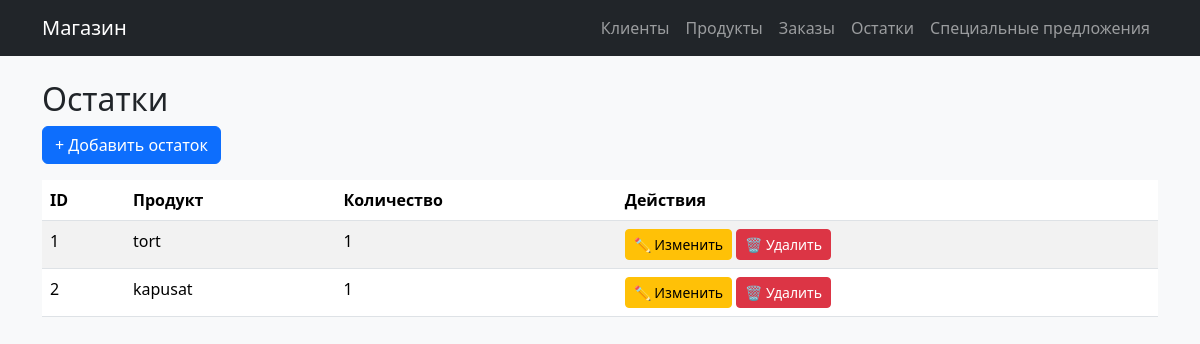
/stocks/, run on an earlier commit of the app's database.
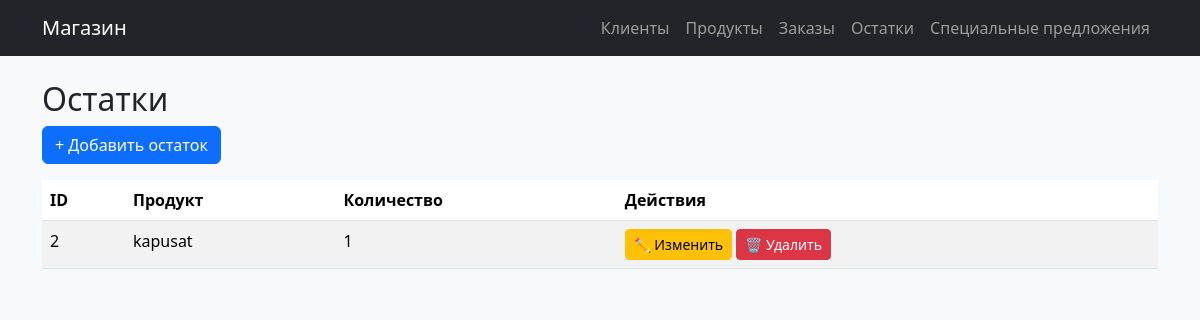
And on a later commit of the database.
### main/models.py (models this page shows, shortened)
class Stock(models.Model):
    product = models.OneToOneField(Product, on_delete=models.CASCADE, verbose_name="Продукт")
    quantity = models.PositiveIntegerField(default=0, verbose_name="Остаток на складе")

class Product(models.Model):
    name = models.CharField(max_length=100, verbose_name="Название продукта")
    description = models.TextField(blank=True, verbose_name="Описание")
    price = models.DecimalField(max_digits=10, decimal_places=2, verbose_name="Цена")

### main/views.py (the view)
# urls.py: path('stocks/', views.stocks_list, name='stocks'),
def stocks_list(request):
    stocks = Stock.objects.all()
    return render(request, "stocks.html", {"stocks": stocks})

### main/templates/stocks.html (shortened to what this page needs)
{% extends "base.html" %}
{% block content %}
<h2>Остатки</h2>
<a href="{% url 'stock_add' %}" class="btn btn-primary mb-3">+ Добавить остаток</a>
<table class="table table-striped table-hover">
  <thead>
    <tr>
      <th>ID</th>
      <th>Продукт</th>
      <th>Количество</th>
      <th>Действия</th>
    </tr>
  </thead>
  <tbody>
    {% for s in stocks %}
    <tr>
      <td>{{ s.id }}</td>
      <td>{{ s.product.name }}</td>
      <td>{{ s.quantity }}</td>
      <td>
        <a href="{% url 'stock_edit' s.id %}" class="btn btn-sm btn-warning">✏️ Изменить</a>
        <a href="{% url 'stock_delete' s.id %}" class="btn btn-sm btn-danger">🗑️ Удалить</a>
      </td>
    </tr>
    {% endfor %}
  </tbody>
</table>
{% endblock %}

What changed in the data, as far as the page shows it:
removed Stock: id "1", product.name "tort", quantity "1"
